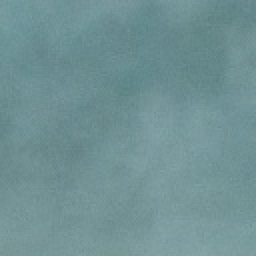
#> input picture ship-detection/images/train/0/0001b1832.jpg, 128 x 128 px, found by its file name (shown 2 times larger); its folder holds 3 pictures in this run
$ python train_svm.py
#> lines starting #> are read from the running program, lines starting #| are printed output that depends on the picture
### ship-detection/src/feature_extraction/sift_features.py
import os
import cv2

def extract_sift(image_gray, nfeatures=500):
    sift = cv2.SIFT_create(nfeatures=nfeatures)
    _, descriptors = sift.detectAndCompute(image_gray, None)
    return descriptors

def load_descriptors(train_dir):
#> called with train_dir = 'images/train'
    all_desc = []
    labels = []
    total = 0
    gagal_baca = 0
    kosong = 0

    for cls in ['0', '1']:
        folder = os.path.join(train_dir, cls)
        for fname in os.listdir(folder):
            path = os.path.join(folder, fname)
            total += 1

            img = cv2.imread(path, cv2.IMREAD_GRAYSCALE)
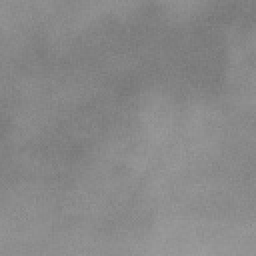
#> img: shape (128, 128) (shown 2 times larger); min 118, max 156, mean 136.1
            if img is None:
                print(f"[WARNING] Gagal membaca {path}")
                gagal_baca += 1
                continue

            desc = extract_sift(img)
#> in extract_sift, `_, descriptors = sift.detectAndCompute(image_gray, None)`: descriptors = None
            if desc is None:
                print(f"[INFO] Tidak ada fitur SIFT pada {path}")
                kosong += 1
                continue

            all_desc.append(desc)
            labels.append(int(cls))
#> pass 2 of the loop in load_descriptors, `for cls in ['0', '1']:`:
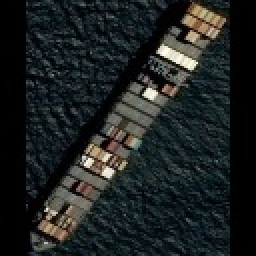
#> input picture ship-detection/images/train/1/0006c52e8_crop_0.jpg, 128 x 128 px, found by its file name (shown 2 times larger)
#> in load_descriptors, `img = cv2.imread(path, cv2.IMREAD_GRAYSCALE)`:
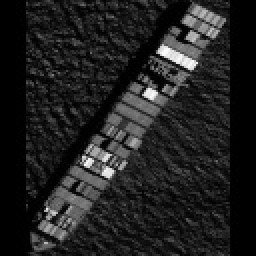
#> img: shape (128, 128) (shown 2 times larger); min 0, max 254, mean 32.7

    print(f"\n[SUMMARY]")
    print(f"Total gambar         : {total}")
    print(f"Berhasil diekstraksi : {len(all_desc)}")
    print(f"Gagal dibaca         : {gagal_baca}")
    print(f"Tidak ada fitur SIFT : {kosong}\n")

    return all_desc, labels

### ship-detection/src/bovw/build_encode.py
# src/bovw/build_encode.py
import numpy as np
from sklearn.cluster import MiniBatchKMeans

# Bangun vocabulary BoVW
def build_vocabulary(descriptor_list, k=100):
    all_descriptors = np.vstack(descriptor_list)
    kmeans = MiniBatchKMeans(n_clusters=k, random_state=42, batch_size=k*10)
    kmeans.fit(all_descriptors)
    return kmeans

# Encode deskriptor setiap citra ke histogram BoVW
def encode_bovw(descriptors, kmeans):
    words = kmeans.predict(descriptors)
#> words = 43 values, max 96 at index 32, min 1 at index 28, mean 44.23
    hist, _ = np.histogram(words, bins=np.arange(kmeans.n_clusters+1))
#> hist = 100 values, max 8 at index 90, min 0 at index 0, mean 0.43
    return hist.astype(float) / hist.sum()

# Proses seluruh dataset
def encode_dataset(descriptor_list, kmeans):
    return np.array([encode_bovw(desc, kmeans) for desc in descriptor_list])

### ship-detection/src/model/train_svm.py
# src/model/train_svm.py
# Pastikan package terdeteksi dengan menambahkan file __init__.py di setiap folder src, feature_extraction, bovw, model
import os
import sys
# Tambahkan src ke path jika perlu saat menjalankan langsung
sys.path.append(os.path.abspath(os.path.join(os.path.dirname(__file__), '..', '..')))

import joblib
import numpy as np
from sklearn.svm import SVC
from src.feature_extraction.sift_features import load_descriptors
from src.bovw.build_encode import build_vocabulary, encode_dataset

if __name__ == '__main__':
    # 1. Muat dan ekstrak deskriptor beserta label
    desc_list, labels = load_descriptors('images/train')
    if len(desc_list) == 0:
        raise ValueError("Deskriptor kosong. Pastikan gambar ada dan bisa dibaca.")


    # 2. Bangun vocabulary dan simpan
    k = 100
    kmeans = build_vocabulary(desc_list, k=k)
    joblib.dump(kmeans, 'out/models/bovw_kmeans.pkl')

    # 3. Encode dataset ke BoVW
    X = encode_dataset(desc_list, kmeans)
    y = np.array(labels)

    # 4. Latih SVM dan simpan model
    model = SVC(kernel='rbf', C=1.0, probability=True)
    model.fit(X, y)
    joblib.dump(model, 'out/models/svm_model.pkl')

    print(f"Training selesai: dataset size={X.shape}, labels={np.unique(y)}")
